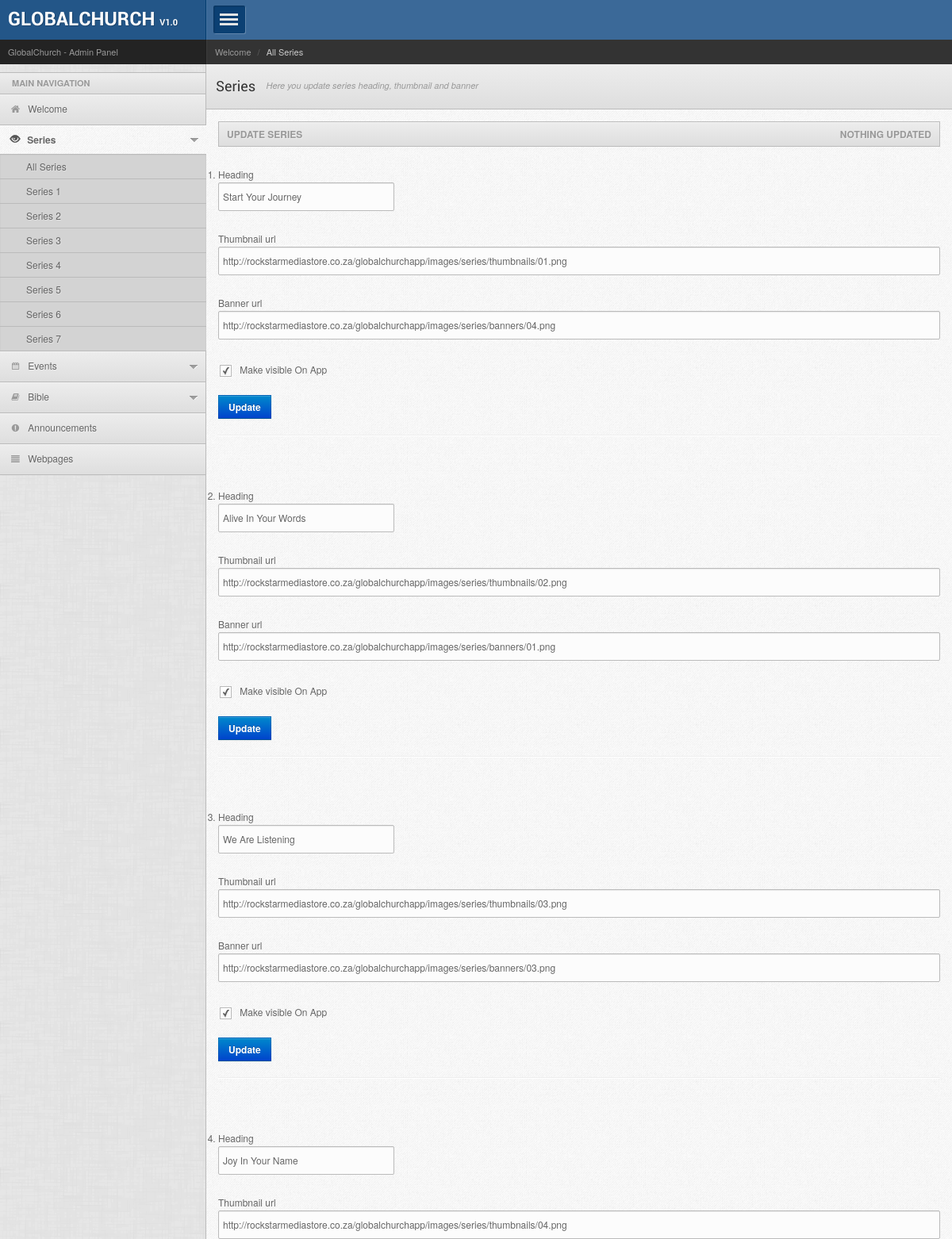
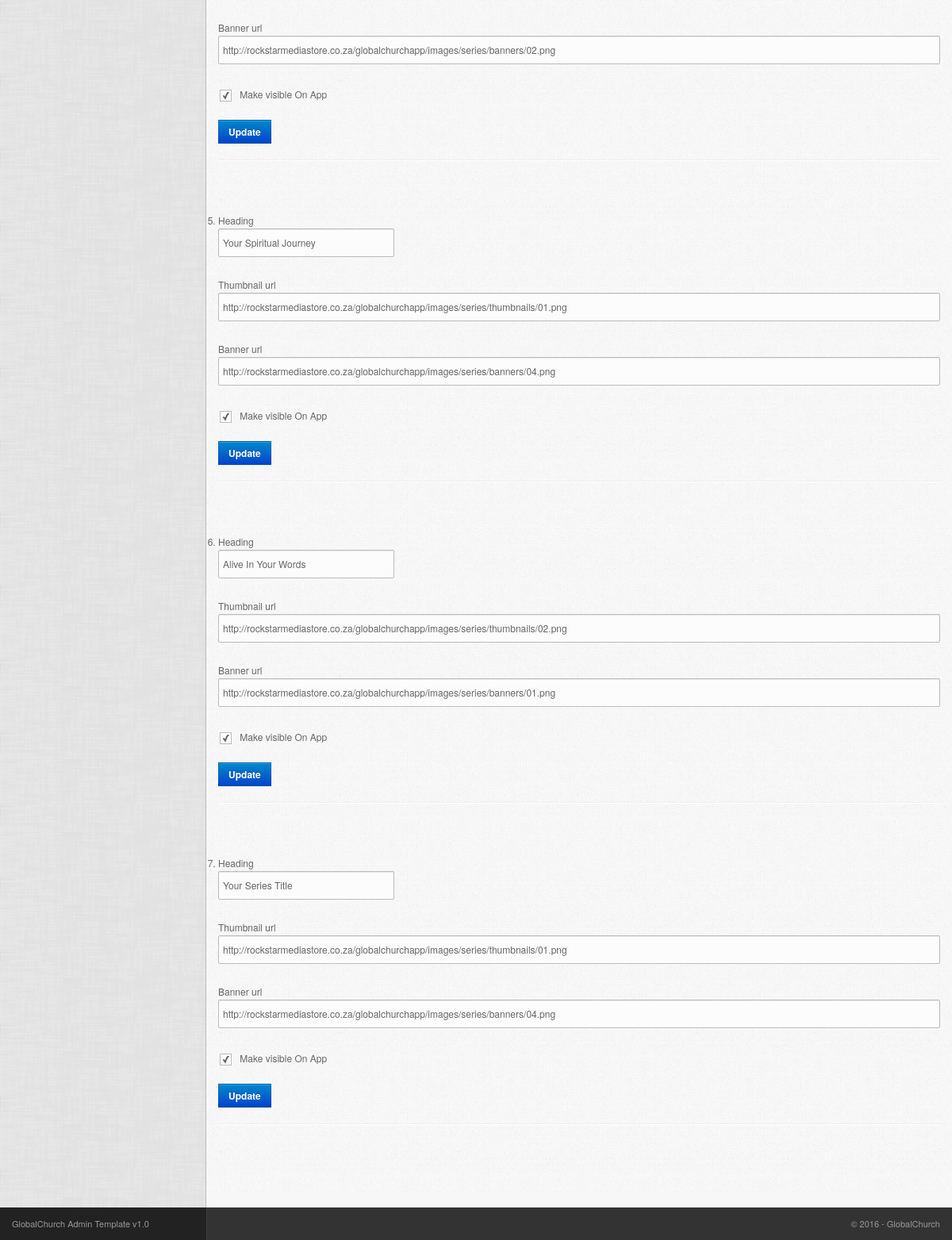
The app's page /series/all_series.php with its own data (2 pictures, top to bottom).
### tables this page shows
CREATE TABLE IF NOT EXISTS `series` (
  `id` int(11) NOT NULL AUTO_INCREMENT,
  `SERIES_HEADING` varchar(50) NOT NULL,
  `SERIES_THUMBNAIL` text NOT NULL,
  `SERIES_BANNER` text NOT NULL,
  `isActive` enum('y','n') NOT NULL,
  PRIMARY KEY (`id`)
);

### includes/db_conx.php (called while the page is built, shortened)
<?php
class DBC{
	public static function connect() {
		$db_conx = mysqli_connect("SERVER_NAME", "USERNAME","PASSWORD","DATABASE_NAME");
		return $db_conx;
	}
}
?>

### includes/db_functions.php (called while the page is built, shortened)
<?php
class DB_Functions {
	private $db_conx;
    function __construct() {
        include_once ('db_conx.php');
        $this->db_conx = DBC::connect();
    }
    public function getAllSeries() {
	$sql = "Select * From series";
        $result = mysqli_query($this->db_conx,$sql);
        return $result;
    }
}
?>

### series/all_series.php (the view, shortened to what this page needs)
<?php
	include_once ('../includes/db_functions.php');
	$db = new DB_Functions();
	$message = "Nothing updated";
?>
<!DOCTYPE html>
<html>
<head>
<link rel="stylesheet" href="../css/style.default.css" type="text/css" />
<link rel="stylesheet" href="../prettify/prettify.css" type="text/css" />
<link rel="stylesheet" href="../css/bootstrap-fileupload.min.css" type="text/css" />
<link rel="stylesheet" href="../css/bootstrap-timepicker.min.css" type="text/css" />
</head>
<body>
<div class="mainwrapper">
    <div class="leftpanel">
        <div class="logopanel">
        	<h1><a href="../index.php">GlobalChurch <span>v1.0</span></a></h1>
        </div>
        <div class="datewidget">GlobalChurch - Admin Panel</div>
        <div class="leftmenu">
            <ul class="nav nav-tabs nav-stacked">
            	<li class="nav-header">Main Navigation</li>
            	<li><a href="../index.php"><span class="iconfa-home"></span> Welcome</a></li>
                <li class="active dropdown"><a href=""><span class="icon-eye-open"></span> Series</a>
                	<ul style="display: block;">
                    	<li><a href="all_series.php">All Series</a></li>
                    	<li><a href="series1.php">Series 1</a></li>
                    	<li><a href="series2.php">Series 2</a></li>
                    	<li><a href="series3.php">Series 3</a></li>
                    	<li><a href="series4.php">Series 4</a></li>
                    	<li><a href="series5.php">Series 5</a></li>
                    	<li><a href="series6.php">Series 6</a></li>
                    	<li><a href="series7.php">Series 7</a></li>
                    </ul>
                </li>
                <li class="dropdown"><a href=""><span class="iconfa-calendar"></span> Events</a>
                </li>
                <li class="dropdown"><a href=""><span class="iconfa-book"></span> Bible</a>
                </li>
                <li><a href="../news/news.php"><span class="iconfa-exclamation-sign"></span> Announcements</a>
                </li>
                <li><a href="../pages/pages.php"><span class="iconfa-align-justify"></span> Webpages</a>
                </li>
             </ul>
        </div>
    </div>
    <div class="rightpanel">
    	<div class="headerpanel">
        	<a href="" class="showmenu"></a>
    	</div>
        <div class="breadcrumbwidget">
        	<ul class="skins">
                <li>&nbsp;</li>
            </ul>
        	<ul class="breadcrumb">
                <li><a href="../index.php">Welcome</a> <span class="divider">/</span></li>
                <li class="active">All Series</li>
            </ul>
        </div>
        <div class="pagetitle">
        	<h1>Series</h1> <span>Here you update series heading, thumbnail and banner</span>
        </div>
        <div class="maincontent">
        	<div class="contentinner">
            	<h4 class="widgettitle">Update Series <span style="float:right"><?php echo $message; ?></span></h4>
                <div class="widgetcontent">
                    <ol class="devices">
                    <?php
                        $allSeries = $db->getAllSeries();
                        while ($row = mysqli_fetch_array($allSeries)) {
                            ?>
                        <li>
                            <form id="<?php echo $row["id"] ?>" class="stdform" name="" method="post">
                                <p>
                                    <label>Heading</label>
                                    <span class="field"><input type="text" name="series_heading" class="input-large" value="<?php echo $row["SERIES_HEADING"] ?>" /></span>
                                </p>
                                <p>
                                    <label>Thumbnail url</label>
                                    <span class="field"><input type="text" name="series_thumbnail" class="input-xxlarge" value="<?php echo $row["SERIES_THUMBNAIL"] ?>" /></span>
                                </p>
                                <p>
                                    <label>Banner url</label>
                                    <span class="field"><input type="text" name="series_banner" class="input-xxlarge" value="<?php echo $row["SERIES_BANNER"] ?>" /></span>
                                </p>
                                <p>
                                    <span class="formwrapper">
                                    	<?php
											if($row["isActive"] == 'y'){
												?>
												<input type="checkbox" name="series_visible" checked /> Make visible On App<br />
										<?php
                                            }else{
												?>
												<input type="checkbox" name="series_visible" /> Make visible On App<br />
										<?php
                                            }
										?>
                                    </span>
                                </p>
                                <p class="stdformbutton">
                                    <button name="update_a_series" class="btn btn-primary">Update</button>
                                </p>
                            </form>
                            <hr>
                            <br>
                        </li>
                    <?php }?>
                    </ol>
                    </div>
            </div>
        </div>
    </div>
    <div class="footer">
    	<div class="footerleft">GlobalChurch Admin Template v1.0</div>
    	<div class="footerright">&copy; 2016 - GlobalChurch</div>
    </div>
</div>
</body>
</html>

### records on screen
series: series_heading "Start Your Journey", series_thumbnail "http://rockstarmediastore.co.za/globalchurchapp/images/series/thumbnails/01.png", series_banner "http://rockstarmediastore.co.za/globalchurchapp/images/series/banners/04.png", isActive "Make visible On App"
series: series_heading "Alive In Your Words", series_thumbnail "http://rockstarmediastore.co.za/globalchurchapp/images/series/thumbnails/02.png", series_banner "http://rockstarmediastore.co.za/globalchurchapp/images/series/banners/01.png", isActive "Make visible On App"
series: series_heading "We Are Listening", series_thumbnail "http://rockstarmediastore.co.za/globalchurchapp/images/series/thumbnails/03.png", series_banner "http://rockstarmediastore.co.za/globalchurchapp/images/series/banners/03.png", isActive "Make visible On App"
series: series_heading "Joy In Your Name", series_thumbnail "http://rockstarmediastore.co.za/globalchurchapp/images/series/thumbnails/04.png", series_banner "http://rockstarmediastore.co.za/globalchurchapp/images/series/banners/02.png", isActive "Make visible On App"
series: series_heading "Your Spiritual Journey", series_thumbnail "http://rockstarmediastore.co.za/globalchurchapp/images/series/thumbnails/01.png", series_banner "http://rockstarmediastore.co.za/globalchurchapp/images/series/banners/04.png", isActive "Make visible On App"
series: series_heading "Alive In Your Words", series_thumbnail "http://rockstarmediastore.co.za/globalchurchapp/images/series/thumbnails/02.png", series_banner "http://rockstarmediastore.co.za/globalchurchapp/images/series/banners/01.png", isActive "Make visible On App"
series: series_heading "Your Series Title", series_thumbnail "http://rockstarmediastore.co.za/globalchurchapp/images/series/thumbnails/01.png", series_banner "http://rockstarmediastore.co.za/globalchurchapp/images/series/banners/04.png", isActive "Make visible On App"

### other values on screen
$message "NOTHING UPDATED"
